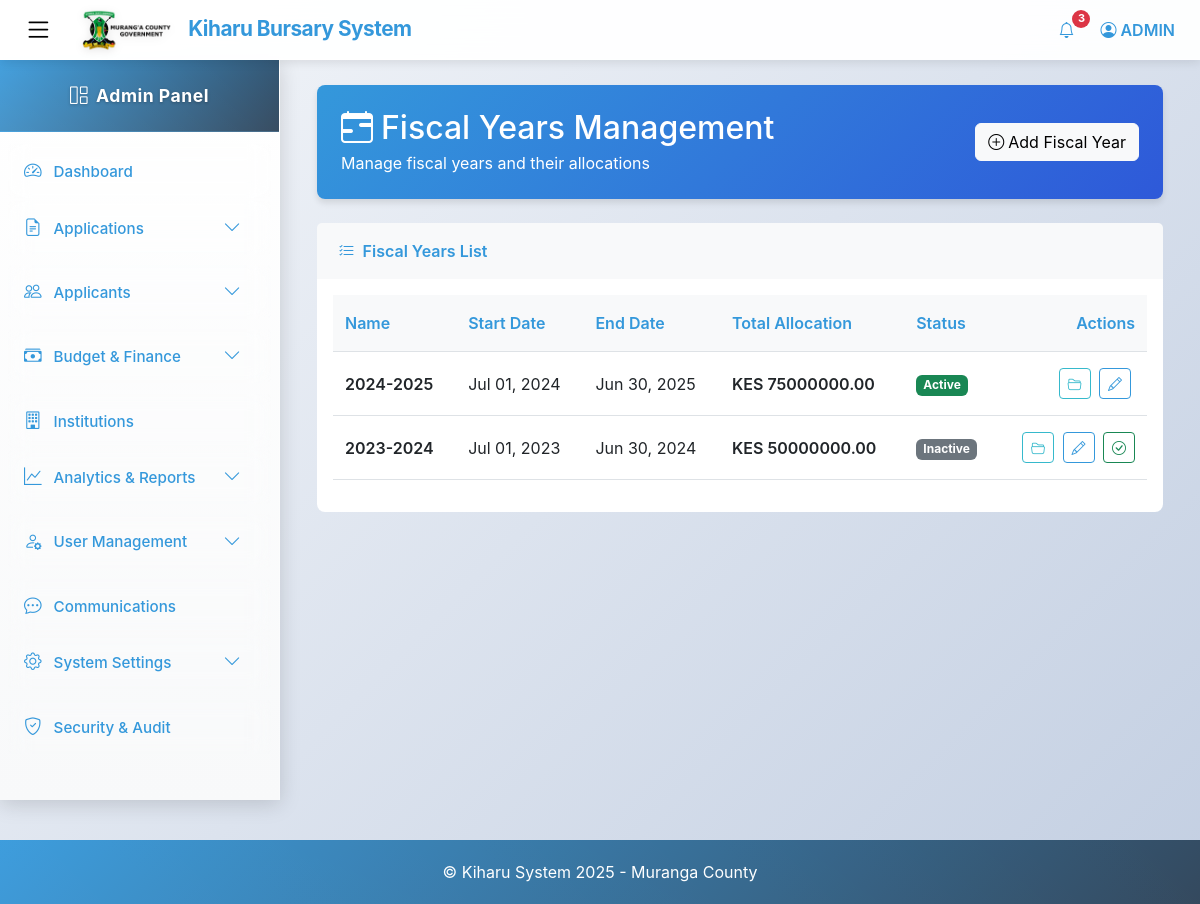
/admin-fiscal-years/ (signed in), run on an earlier commit of the app's database.
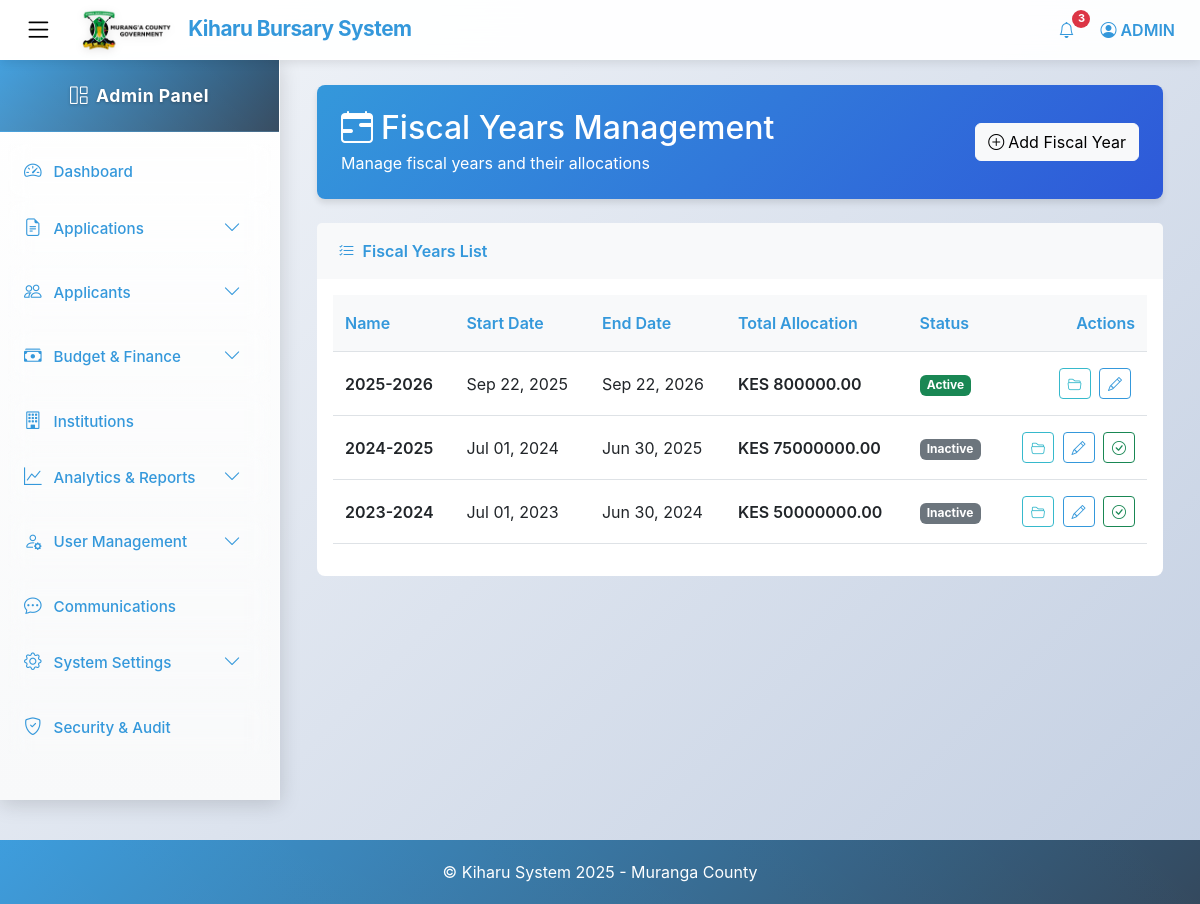
And on a later commit of the database.
### kiharu_system/models.py (models this page shows, shortened)
class FiscalYear(models.Model):
    name = models.CharField(max_length=20)  # e.g., "2024-2025"
    start_date = models.DateField()
    end_date = models.DateField()
    total_allocation = models.DecimalField(max_digits=12, decimal_places=2)
    is_active = models.BooleanField(default=False)

### kiharu_system/views.py (the view)
# urls.py: path('admin-fiscal-years/', views.fiscal_year_list, name='fiscal_year_list'),
@login_required
@user_passes_test(is_admin)
def fiscal_year_list(request):
    fiscal_years = FiscalYear.objects.all().order_by('-start_date')
    paginator = Paginator(fiscal_years, 10)
    page_number = request.GET.get('page')
    page_obj = paginator.get_page(page_number)
    context = {
        'fiscal_years': page_obj,
        'page_obj': page_obj
    }
    return render(request, 'admin/fiscal_year_list.html', context)

### kiharu_system/views.py (called while the page is built)
def is_admin(user):
    return user.user_type == 'admin'

### templates/admin/fiscal_year_list.html (shortened to what this page needs)
{% extends 'admin_base.html' %}
{% load static %}
{% block content %}
<div class="container-fluid">
    <div class="page-header">
        <div class="row align-items-center">
            <div class="col-md-8">
                <h2 class="mb-1"><i class="bi bi-calendar-range me-2"></i>Fiscal Years Management</h2>
                <p class="mb-0">Manage fiscal years and their allocations</p>
            </div>
            <div class="col-md-4 text-md-end">
                <a href="{% url 'fiscal_year_create' %}" class="btn btn-light">
                    <i class="bi bi-plus-circle me-1"></i>Add Fiscal Year
                </a>
            </div>
        </div>
    </div>
    <div class="row">
        <div class="col-12">
            <div class="card">
                <div class="card-header d-flex align-items-center">
                    <i class="bi bi-list-check me-2"></i>Fiscal Years List
                </div>
                <div class="card-body">
                    {% if fiscal_years %}
                    <div class="table-responsive">
                        <table class="table table-hover">
                            <thead>
                                <tr>
                                    <th>Name</th>
                                    <th>Start Date</th>
                                    <th>End Date</th>
                                    <th>Total Allocation</th>
                                    <th>Status</th>
                                    <th class="text-end">Actions</th>
                                </tr>
                            </thead>
                            <tbody>
                                {% for fiscal_year in fiscal_years %}
                                <tr>
                                    <td class="fiscal-year-name">{{ fiscal_year.name }}</td>
                                    <td>{{ fiscal_year.start_date|date:"M d, Y" }}</td>
                                    <td>{{ fiscal_year.end_date|date:"M d, Y" }}</td>
                                    <td class="allocation-amount">KES {{ fiscal_year.total_allocation|floatformat:2 }}</td>
                                    <td>
                                        {% if fiscal_year.is_active %}
                                            <span class="badge bg-success status-badge">Active</span>
                                        {% else %}
                                            <span class="badge bg-secondary status-badge">Inactive</span>
                                        {% endif %}
                                    </td>
                                    <td class="text-end action-buttons">
                                        <a href="{% url 'bursary_category_list' %}?fiscal_year={{ fiscal_year.id }}" class="btn btn-sm btn-outline-info me-1" title="View Categories">
                                            <i class="bi bi-folder2-open"></i>
                                        </a>
                                        <a href="{% url 'fiscal_year_update' fiscal_year.id %}" class="btn btn-sm btn-outline-primary me-1" title="Edit">
                                            <i class="bi bi-pencil"></i>
                                        </a>
                                        {% if not fiscal_year.is_active %}
                                        <button class="btn btn-sm btn-outline-success" title="Activate">
                                            <i class="bi bi-check-circle"></i>
                                        </button>
                                        {% endif %}
                                    </td>
                                </tr>
                                {% endfor %}
                            </tbody>
                        </table>
                    </div>
                    {% endif %}
                </div>
            </div>
        </div>
    </div>
</div>
{% endblock %}

What changed in the data, as far as the page shows it:
added FiscalYear: name "2025-2026", start_date "Sep 22, 2025", end_date "Sep 22, 2026", total_allocation "800000.00", is_active "Active"
changed FiscalYear "Jul 01, 2024": is_active "Active" → "Inactive"
